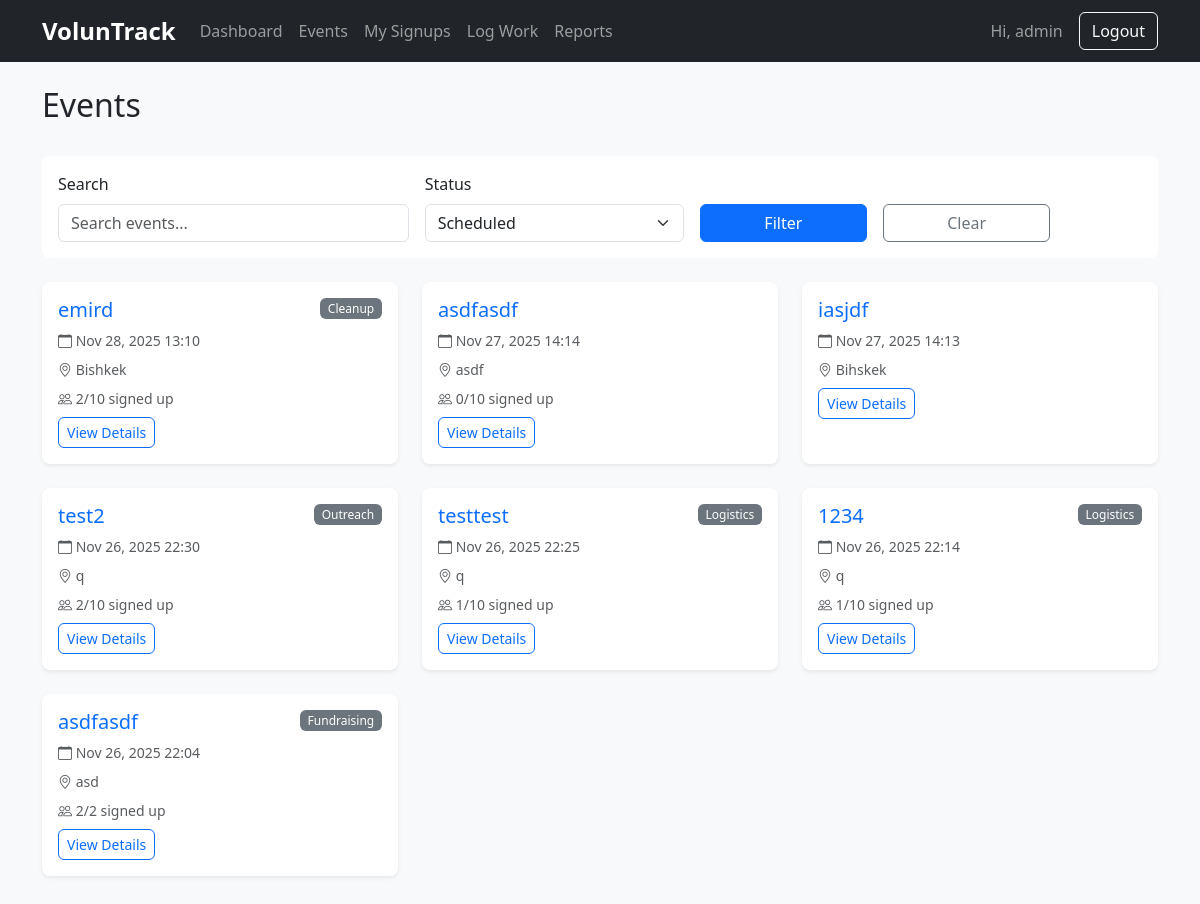
The page /events/ (signed in) on the database as committed earlier.
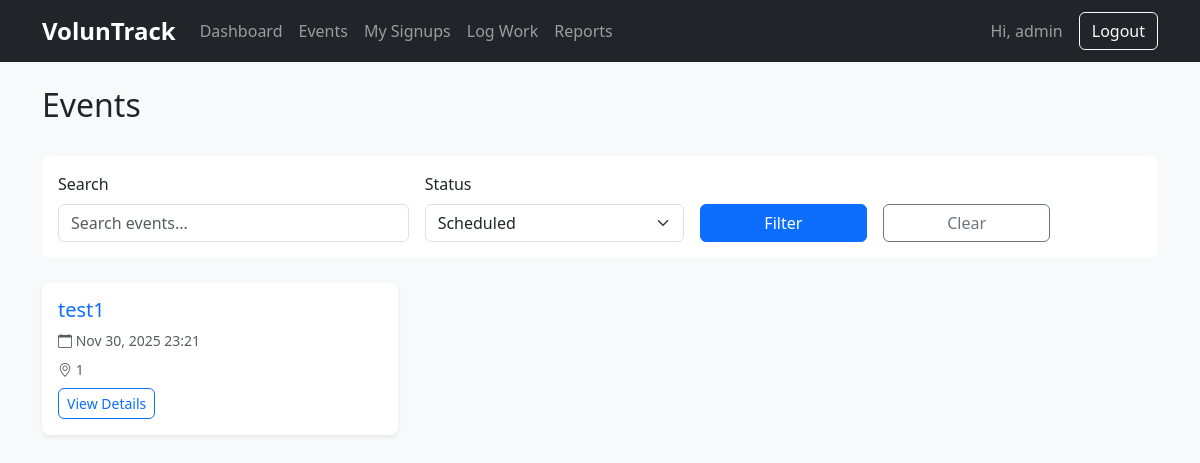
The same page on the database as committed later.
### hub/models.py (models this page shows, shortened)
class Event(models.Model):
    STATUS_CHOICES = [
        ("SCHEDULED", "Scheduled"),
        ("COMPLETED", "Completed"),
        ("CANCELLED", "Cancelled"),
    ]
    title = models.CharField(
        max_length=200,
        help_text="Name of the volunteer event"
    )
    description = models.TextField(
        blank=True,
        help_text="Detailed description of the event"
    )
    department = models.ForeignKey(
        Department,
        null=True,
        blank=True,
        on_delete=models.SET_NULL,
        help_text="Optional department this event belongs to"
    )
    date = models.DateTimeField(
        help_text="When the event takes place"
    )
    location = models.CharField(
        max_length=200,
        help_text="Where the event takes place"
    )
    capacity = models.PositiveIntegerField(
        default=0,
        help_text="Maximum number of signups (0 = unlimited)"
    )
    status = models.CharField(
        max_length=10,
        choices=STATUS_CHOICES,
        default="SCHEDULED",
        help_text="Current status in event lifecycle"
    )
    created_by = models.ForeignKey(
        User,
        on_delete=models.CASCADE,
        related_name="events_created",
        help_text="Coordinator who created this event"
    )
    created_at = models.DateTimeField(
        auto_now_add=True,
        help_text="When this event was created"
    )
    class Meta:
        ordering = ["date"]

class Department(models.Model):
    name = models.CharField(max_length=100, unique=True)
    class Meta:
        ordering = ['name']

### hub/views.py (the view)
# urls.py: path("events/", views.events_list, name="events_list"),
@login_required
def events_list(request):
    status_filter = request.GET.get("status") or "SCHEDULED"
    show_mine = request.GET.get("mine") == "1"
    search_query = request.GET.get("search", "").strip()
    queryset = Event.objects.prefetch_related("signups")
    if show_mine:
        queryset = queryset.filter(created_by=request.user)
    if status_filter == "SCHEDULED":
        queryset = queryset.filter(status="SCHEDULED")
    elif status_filter == "COMPLETED":
        queryset = queryset.filter(status="COMPLETED")
    if search_query:
        queryset = queryset.filter(
            Q(title__icontains=search_query) |
            Q(description__icontains=search_query) |
            Q(location__icontains=search_query)
        )
    events = queryset.order_by("-date")
    paginator = Paginator(events, 12)  # 12 events per page
    page_obj = paginator.get_page(request.GET.get("page", 1))
    return render(request, "hub/events_list.html", {
        "events": page_obj,
        "status_filter": status_filter,
        "mine": show_mine,
        "search": search_query,
    })

### hub/templates/hub/events_list.html (shortened to what this page needs)
{% extends "hub/base.html" %}
{% block content %}
<div class="d-flex justify-content-between align-items-center mb-4">
  <div>
    <h2>Events</h2>
  </div>
</div>
<div class="card mb-4">
  <div class="card-body">
    <form method="get" class="row g-3 align-items-end">
      <div class="col-md-4">
        <label class="form-label">Search</label>
        <input type="text" name="search" class="form-control" placeholder="Search events..." value="{{ search }}">
      </div>
      <div class="col-md-3">
        <label class="form-label">Status</label>
        <select name="status" class="form-select">
          <option value="SCHEDULED" {% if status_filter == "SCHEDULED" %}selected{% endif %}>Scheduled</option>
        </select>
      </div>
      <div class="col-md-2">
        <button type="submit" class="btn btn-primary w-100">Filter</button>
      </div>
      <div class="col-md-2">
        <a href="{% url 'hub:events_list' %}{% if mine %}?mine=1{% endif %}" class="btn btn-outline-secondary w-100">Clear</a>
      </div>
    </form>
  </div>
</div>
{% if events %}
  <div class="row">
    {% for e in events %}
      <div class="col-md-6 col-lg-4 mb-4">
        <div class="card h-100 shadow-sm">
          <div class="card-body">
            <div class="d-flex justify-content-between align-items-start mb-2">
              <h5 class="card-title mb-0"><a href="{% url 'hub:event_detail' e.pk %}" class="text-decoration-none">{{ e.title }}</a></h5>
              {% if e.department %}<span class="badge bg-secondary">{{ e.department.name }}</span>{% endif %}
            </div>
            <p class="card-text text-muted small mb-2"><i class="bi bi-calendar"></i> {{ e.date|date:"M d, Y H:i" }}</p>
            <p class="card-text text-muted small mb-2"><i class="bi bi-geo-alt"></i> {{ e.location }}</p>
            {% if e.capacity > 0 %}
              {% with confirmed_count=e.signups.count %}
                <p class="card-text text-muted small mb-2">
                  <i class="bi bi-people"></i> {{ confirmed_count }}/{{ e.capacity }} signed up
                </p>
              {% endwith %}
            {% endif %}
            <a href="{% url 'hub:event_detail' e.pk %}" class="btn btn-sm btn-outline-primary">View Details</a>
          </div>
        </div>
      </div>
    {% endfor %}
  </div>
{% endif %}
{% endblock %}

Rows that differ between the two databases and show on the page:
removed Event: title "emird", department.name "Cleanup", date "Nov 28, 2025 13:10", location "Bishkek", signups.count "2", capacity "10"
removed Event: title "asdfasdf", date "Nov 27, 2025 14:14", location "asdf", signups.count "0", capacity "10"
removed Event: title "iasjdf", date "Nov 27, 2025 14:13", location "Bihskek"
removed Event: title "test2", department.name "Outreach", date "Nov 26, 2025 22:30", location "q", signups.count "2", capacity "10"
removed Event: title "testtest", department.name "Logistics", date "Nov 26, 2025 22:25", location "q", signups.count "1", capacity "10"
removed Event: title "1234", department.name "Logistics", date "Nov 26, 2025 22:14", location "q", signups.count "1", capacity "10"
removed Event: title "asdfasdf", department.name "Fundraising", date "Nov 26, 2025 22:04", location "asd", signups.count "2", capacity "2"
added Event: title "test1", date "Nov 30, 2025 23:21", location "1"
